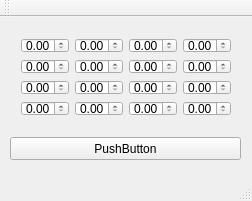
<?xml version="1.0" encoding="UTF-8"?>
<ui version="4.0">
 <class>MatrixTesterAppClass</class>
 <widget class="QMainWindow" name="MatrixTesterAppClass">
  <property name="geometry">
   <rect>
    <x>0</x>
    <y>0</y>
    <width>252</width>
    <height>201</height>
   </rect>
  </property>
  <property name="windowTitle">
   <string>MatrixTesterApp</string>
  </property>
  <widget class="QWidget" name="centralWidget">
   <widget class="QWidget" name="layoutWidget">
    <property name="geometry">
     <rect>
      <x>10</x>
      <y>10</y>
      <width>232</width>
      <height>100</height>
     </rect>
    </property>
    <layout class="QGridLayout" name="gridLayout">
     <item row="0" column="0">
      <widget class="QDoubleSpinBox" name="doubleSpinBox_1"/>
     </item>
     <item row="0" column="1">
      <widget class="QDoubleSpinBox" name="doubleSpinBox_2"/>
     </item>
     <item row="0" column="2">
      <widget class="QDoubleSpinBox" name="doubleSpinBox_3"/>
     </item>
     <item row="0" column="3">
      <widget class="QDoubleSpinBox" name="doubleSpinBox_4"/>
     </item>
     <item row="1" column="0">
      <widget class="QDoubleSpinBox" name="doubleSpinBox_7"/>
     </item>
     <item row="1" column="1">
      <widget class="QDoubleSpinBox" name="doubleSpinBox_8"/>
     </item>
     <item row="1" column="2">
      <widget class="QDoubleSpinBox" name="doubleSpinBox_5"/>
     </item>
     <item row="1" column="3">
      <widget class="QDoubleSpinBox" name="doubleSpinBox_6"/>
     </item>
     <item row="2" column="0">
      <widget class="QDoubleSpinBox" name="doubleSpinBox_11"/>
     </item>
     <item row="2" column="1">
      <widget class="QDoubleSpinBox" name="doubleSpinBox_12"/>
     </item>
     <item row="2" column="2">
      <widget class="QDoubleSpinBox" name="doubleSpinBox_9"/>
     </item>
     <item row="3" column="0">
      <widget class="QDoubleSpinBox" name="doubleSpinBox_15"/>
     </item>
     <item row="3" column="1">
      <widget class="QDoubleSpinBox" name="doubleSpinBox_16"/>
     </item>
     <item row="3" column="2">
      <widget class="QDoubleSpinBox" name="doubleSpinBox_13"/>
     </item>
     <item row="3" column="3">
      <widget class="QDoubleSpinBox" name="doubleSpinBox_14"/>
     </item>
     <item row="2" column="3">
      <widget class="QDoubleSpinBox" name="doubleSpinBox_10"/>
     </item>
    </layout>
   </widget>
   <widget class="QPushButton" name="pushButton">
    <property name="geometry">
     <rect>
      <x>10</x>
      <y>120</y>
      <width>231</width>
      <height>23</height>
     </rect>
    </property>
    <property name="text">
     <string>PushButton</string>
    </property>
   </widget>
  </widget>
  <widget class="QMenuBar" name="menuBar">
   <property name="geometry">
    <rect>
     <x>0</x>
     <y>0</y>
     <width>252</width>
     <height>21</height>
    </rect>
   </property>
  </widget>
  <widget class="QToolBar" name="mainToolBar">
   <attribute name="toolBarArea">
    <enum>TopToolBarArea</enum>
   </attribute>
   <attribute name="toolBarBreak">
    <bool>false</bool>
   </attribute>
  </widget>
  <widget class="QStatusBar" name="statusBar"/>
 </widget>
 <layoutdefault spacing="6" margin="11"/>
 <resources>
  <include location="matrixtesterapp.qrc"/>
 </resources>
 <connections/>
</ui>
